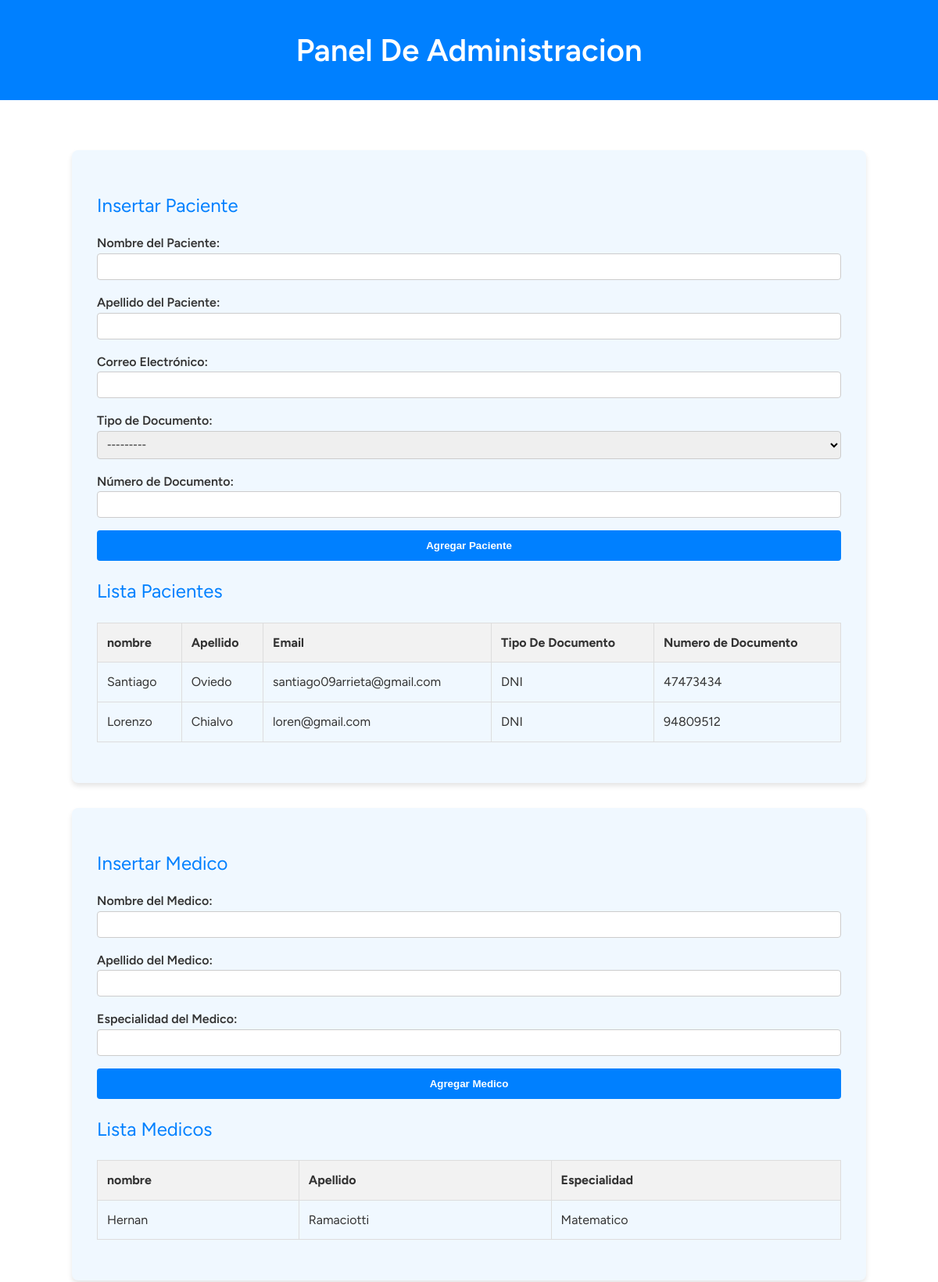
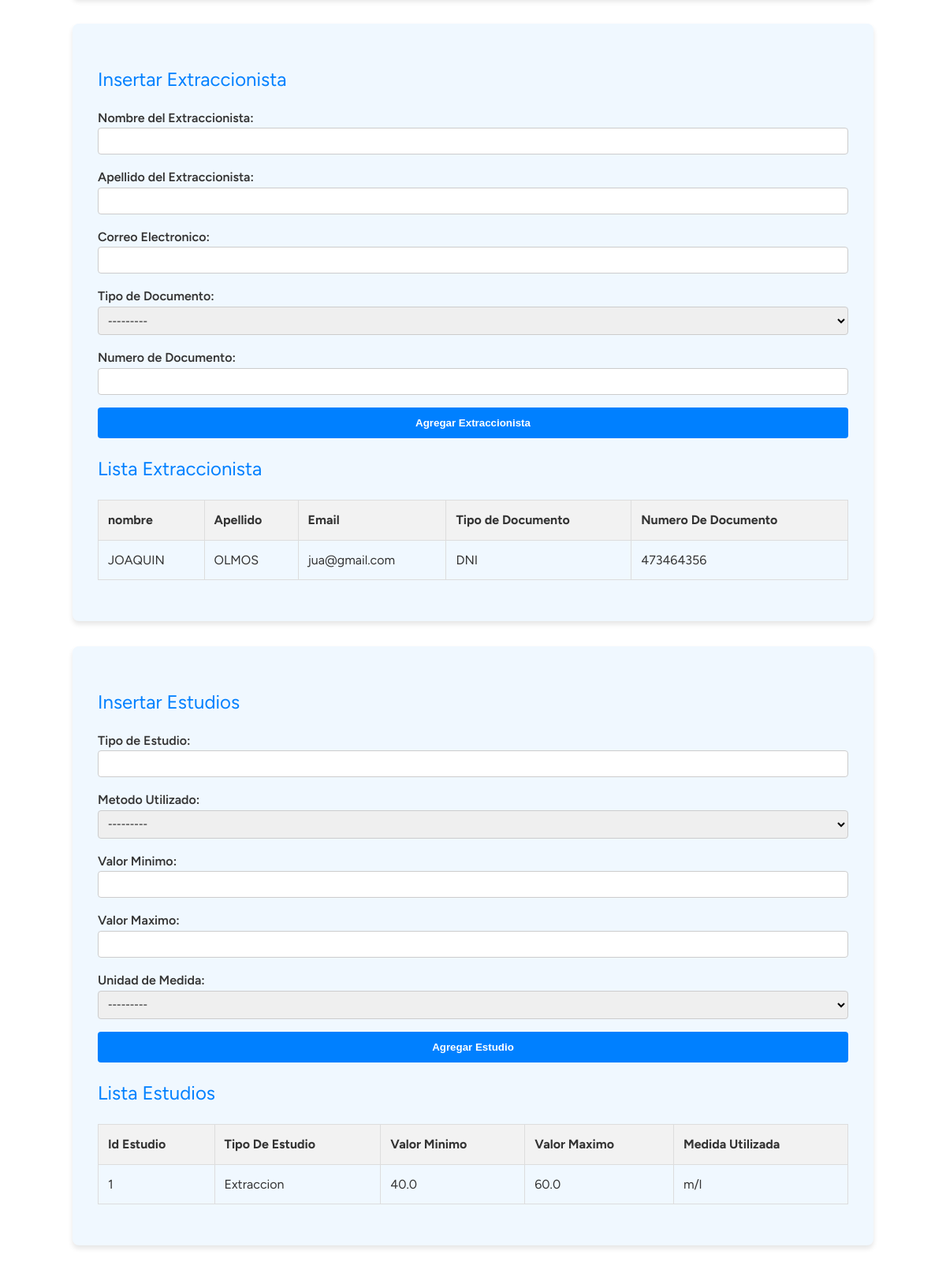
Screenshot of /insertar-datos (upper part) with the database file from the repository (2 pictures, top to bottom).
### labquim/models.py (models this page shows)
class TipoDocumento(models.Model):
    id_tipo_documento = models.AutoField(primary_key=True)
    tipo_documento = models.CharField(max_length=255)
    def __str__(self):
        return self.tipo_documento

class Paciente(models.Model):
    id_paciente = models.AutoField(primary_key=True)
    nombre = models.CharField(max_length=255)
    apellido = models.CharField(max_length=255)
    email = models.EmailField()
    id_tipo_documento = models.ForeignKey(TipoDocumento, on_delete=models.CASCADE)
    numero_documento = models.IntegerField()
    def __str__(self):
        return self.nombre

class Medico(models.Model):
    id_medico = models.AutoField(primary_key=True)
    nombre = models.CharField(max_length=255)
    apellido = models.CharField(max_length=255)
    especializacion = models.CharField(max_length=255)
    def __str__(self):
        return self.nombre

class Extraccionista(models.Model):
    id_extraccionista = models.AutoField(primary_key=True)
    nombre = models.CharField(max_length=255)
    apellido = models.CharField(max_length=255)
    email = models.EmailField()
    id_tipo_documento = models.ForeignKey(TipoDocumento, on_delete=models.CASCADE)
    numero_documento = models.IntegerField()
    def __str__(self):
        return self.nombre

class Metodo(models.Model):
    id_metodo = models.AutoField(primary_key=True)
    descripcion = models.CharField  (max_length=255)
    def __str__(self):
        return self.descripcion

class UnidadMed(models.Model):
    cod_unidad_med = models.AutoField(primary_key=True)
    nombre = models.CharField(max_length=255)
    def __str__(self):
        return self.nombre

class Estudios(models.Model):
    id_estudio = models.AutoField(primary_key=True)
    descripcion = models.CharField(max_length=255)
    id_metodo = models.ForeignKey(Metodo, on_delete=models.CASCADE)
    valor_minimo = models.FloatField()
    valor_maximo = models.FloatField()
    cod_unidad_med = models.ForeignKey(UnidadMed, on_delete=models.CASCADE)

### labquim/views.py (the view, shortened to what this page needs)
class insertardatos(View):
    template_name = "insertdate.html"
    form_insert_p = insert_paciente
    form_insert_td = insert_type_document
    form_insert_method = insert_metodo
    form_insert_unimed = insert_unimed
    form_insert_est_soli = insert_estado_solicitud
    form_insert_est_estu=insert_estado_estudio
    form_insert_medico=insert_medico
    form_insert_extrac=insert_extraccionista
    form_insert_estudios=insert_estudios
    form_inser_soli_analisis=insert_soli_analisis
    form_insert_hist_soli=insert_hist_solicitud
    def get(self, request, *args, **kwargs):
        insert_estudios = self.form_insert_estudios()
        insert_paciente = self.form_insert_p()
        insert_metodo = self.form_insert_method()
        insert_type_document = self.form_insert_td()
        insert_unimed = self.form_insert_unimed()
        insert_estado_solicitud = self.form_insert_est_soli()
        insert_medico= self.form_insert_medico()
        insert_estado_estudio=self.form_insert_est_estu()
        insert_extraccionista=self.form_insert_extrac()
        insert_soli_analisis=self.form_inser_soli_analisis()
        insert_hist_solicitud=self.form_insert_hist_soli()
        list_hist_soli=HistorialSolicitud.objects.all()
        list_type_documents = TipoDocumento.objects.all()
        list_pacientes = Paciente.objects.all()
        list_metodos = Metodo.objects.all()
        list_unimed = UnidadMed.objects.all()
        list_estados=EstadoSolicitud.objects.all()
        list_estados_estudio=EstadoEstudio.objects.all()
        list_medicos=Medico.objects.all()
        list_extraccionistas=Extraccionista.objects.all()
        list_estudios=Estudios.objects.all()
        list_soli_analisis=SolicitudAnalisis.objects.all()
        context = {
            'form_paciente': insert_paciente,
            'form_type_document': insert_type_document,
            'type_documents': list_type_documents,
            'form_metodo': insert_metodo,
            'form_unimed': insert_unimed,
            'form_est_soli': insert_estado_solicitud,'form_extrac':insert_extraccionista,
            'form_est_estu':insert_estado_estudio,
            'form_soli_analisis':insert_soli_analisis,
            'form_medico':insert_medico,
            'form_hist_soli':insert_hist_solicitud,
            'medicos_list':list_medicos,
            'metodo_list': list_metodos,
            'unimed_list': list_unimed,
            'list_hist_soli': list_hist_soli,
            'form_insert_estudios':insert_estudios,
            'estudios_list':list_estudios,
            'list_estados_estudio':list_estados_estudio,
            'list_estados':list_estados,
            'pacientes_list': list_pacientes,
            'list_extraccionistas':list_extraccionistas,
            'list_soli_analisis':list_soli_analisis
        }
        return render(request, self.template_name, context)

### labquim/forms.py
class insert_paciente(forms.ModelForm):
    class Meta:
        model = Paciente
        fields = ['nombre', 'apellido', 'email', 'id_tipo_documento', 'numero_documento']
        labels = {
            'nombre': 'Nombre del Paciente',
            'apellido': 'Apellido del Paciente',
            'email': 'Correo Electrónico',
            'id_tipo_documento': 'Tipo de Documento',
            'numero_documento': 'Número de Documento'
        }
        widgets = {
            'nombre': forms.TextInput(attrs={'class': 'form-control'}),
            'apellido': forms.TextInput(attrs={'class': 'form-control'}),
            'email': forms.EmailInput(attrs={'class': 'form-control'}),
            'numero_documento': forms.TextInput(attrs={'class': 'form-control'}),
        }
        id_tipo_documento = forms.ModelChoiceField(
            queryset=TipoDocumento.objects.all(),
            widget=forms.Select(attrs={'class': 'form-control'}),
            empty_label="Seleccione un tipo de documento"
        )

class insert_type_document(forms.ModelForm):
    class Meta:
        model = TipoDocumento
        fields = ['tipo_documento']
        widgets = {'tipo_documento': forms.TextInput(attrs={'class': 'form-control'})}

### labquim/models.py (called while the page is built)
    def __str__(self):
        return self.estado

    def __str__(self):
        return str(self.id_soli_analisis)

### labquim/templates/insertdate.html (shortened to what this page needs)
{% load static %}
<!DOCTYPE html>
<html lang="es">
<head>
</head>
<body>
    <header>
        <h1>Panel De Administracion</h1>
    </header>
    <main class="container">
        <section class="form-section">
            <h2>Insertar Paciente</h2>
            <form method="post">
                {{ form_paciente.as_div }}
                <button type="submit">Agregar Paciente</button>
            </form>
            <h2>Lista Pacientes</h2>
            <table>
                <thead>
                    <tr>
                        <th>nombre</th>
                        <th>Apellido</th>
                        <th>Email</th>
                        <th>Tipo De Documento</th>
                        <th>Numero de Documento</th>
                    </tr>
                </thead>
                <tbody>
                    {% for paciente in pacientes_list %}
                        <tr>
                            <td>{{ paciente.nombre }}</td>
                            <td>{{ paciente.apellido }}</td>
                            <td>{{ paciente.email }}</td>
                            <td>{{ paciente.id_tipo_documento }}</td>
                            <td>{{ paciente.numero_documento }}</td>
                        </tr>
                    {% empty %}
                        <tr>
                            <td colspan="12">No hay Pacientes disponibles.</td>
                        </tr>
                    {% endfor %}
                </tbody>
            </table>
        </section>
        <section class="form-section">
            <h2>Insertar Medico</h2>
            <form method="post">
                {{ form_medico.as_div }}
                <button type="submit">Agregar Medico</button>
            </form>
            <h2>Lista Medicos</h2>
            <table>
                <thead>
                    <tr>
                        <th>nombre</th>
                        <th>Apellido</th>
                        <th>Especialidad</th>
                    </tr>
                </thead>
                <tbody>
                    {% for medico in medicos_list %}
                        <tr>
                            <td>{{ medico.nombre }}</td>
                            <td>{{ medico.apellido }}</td>
                            <td>{{ medico.especializacion }}</td>
                        </tr>
                    {% empty %}
                        <tr>
                            <td colspan="12">No hay Medicos listados.</td>
                        </tr>
                    {% endfor %}
                </tbody>
            </table>
        </section>
        <section class="form-section">
            <h2>Insertar Extraccionista</h2>
            <form method="post">
                {{ form_extrac.as_div }}
                <button type="submit">Agregar Extraccionista</button>
            </form>
            <h2>Lista Extraccionista</h2>
            <table>
                <thead>
                    <tr>
                        <th>nombre</th>
                        <th>Apellido</th>
                        <th>Email</th>
                        <th>Tipo de Documento</th>
                        <th>Numero De Documento</th>
                    </tr>
                </thead>
                <tbody>
                    {% for extraccionista in list_extraccionistas %}
                        <tr>
                            <td>{{ extraccionista.nombre }}</td>
                            <td>{{ extraccionista.apellido }}</td>
                            <td>{{ extraccionista.email }}</td>
                            <td>{{ extraccionista.id_tipo_documento }}</td>
                            <td>{{ extraccionista.numero_documento }}</td>
                        </tr>
                    {% empty %}
                        <tr>
                            <td colspan="12">No hay Extraccionistas listados.</td>
                        </tr>
                    {% endfor %}
                </tbody>
            </table>
        </section>
        <section class="form-section">
            <h2>Insertar Estudios</h2>
            <form method="post">
                {{ form_insert_estudios.as_div }}
                <button type="submit">Agregar Estudio</button>
            </form>
            <h2>Lista Estudios</h2>
                <table>
                    <thead>
                        <tr>
                            <th>Id Estudio</th>
                            <th>Tipo De Estudio</th>
                            <th>Valor Minimo</th>
                            <th>Valor Maximo</th>
                            <th>Medida Utilizada</th>
                        </tr>
                    </thead>
                    <tbody>
                        {% for estudios in estudios_list %}
                            <tr>
                                <td>{{ estudios.id_estudio }}</td>
                                <td>{{ estudios.descripcion }}</td>
                                <td>{{ estudios.valor_minimo }}</td>
                                <td>{{ estudios.valor_maximo }}</td>
                                <td>{{ estudios.cod_unidad_med }}</td>
                            </tr>
                        {% empty %}
                            <tr>
                                <td colspan="12">No hay Estudios insertados.</td>
                            </tr>
                        {% endfor %}
                    </tbody>
                </table>
        </section>
    </main>
</body>
</html>

### labquim/templates/insertdate.html (style rules this page uses)
:root { --primary-color: #0080ff; --secondary-color: #f0f8ff; --text-color: #333; --background-color: #ffffff; }
* { margin: 0; padding: 0; box-sizing: border-box; }
body { font-family: 'Figtree', sans-serif; line-height: 1.6; color: var(--text-color); background-color: var(--background-color); animation: fadeIn 1s ease-out; }
.container { width: 90%; max-width: 1200px; margin: 0 auto; padding: 2rem; }
header { background-color: var(--primary-color); color: white; text-align: center; padding: 2rem 0; margin-bottom: 2rem; animation: slideIn 0.5s ease-out; }
h1 { font-weight: 600; font-size: 2.5rem; animation: slideIn 0.7s ease-out; }
h2 { margin-top: 20px; font-weight: 400; color: var(--primary-color); margin-bottom: 1rem; animation: slideIn 0.9s ease-out; }
.form-section { background-color: var(--secondary-color); border-radius: 8px; padding: 2rem; margin-bottom: 2rem; box-shadow: 0 4px 6px rgba(0, 0, 0, 0.1); transition: transform 0.3s ease, box-shadow 0.3s ease; }
form { display: grid; gap: 1rem; }
label { font-weight: 600; }
input, select, textarea { width: 100%; padding: 0.5rem; border: 1px solid #ccc; border-radius: 4px; font-family: 'Figtree', sans-serif; transition: border-color 0.3s ease, box-shadow 0.3s ease; }
button { background-color: var(--primary-color); color: white; border: none; padding: 0.75rem 1.5rem; border-radius: 4px; cursor: pointer; font-weight: 600; transition: background-color 0.3s ease, transform 0.2s ease; }
table { width: 100%; border-collapse: collapse; margin: 20px 0; animation: fadeIn 1s ease-out; }
th, td { padding: 12px; border: 1px solid #ddd; text-align: left; transition: background-color 0.3s ease; }
th { background-color: #f2f2f2; }
@media (min-width: 768px) { form { display: flex; flex-direction: column; flex-wrap: wrap; } }

### rows the page displays
TipoDocumento: id_tipo_documento "---------"
Paciente: nombre "Santiago", apellido "Oviedo", email "santiago09arrieta@gmail.com", id_tipo_documento "DNI", numero_documento "47473434"
Paciente: nombre "Lorenzo", apellido "Chialvo", email "loren@gmail.com", id_tipo_documento "DNI", numero_documento "94809512"
Medico: nombre "Hernan", apellido "Ramaciotti", especializacion "Matematico"
Extraccionista: nombre "JOAQUIN", apellido "OLMOS", email "jua@gmail.com", id_tipo_documento "DNI", numero_documento "473464356"
Metodo: id_metodo "---------"
UnidadMed: cod_unidad_med "---------"
Estudios: id_estudio "1", descripcion "Extraccion", valor_minimo "40.0", valor_maximo "60.0", cod_unidad_med "m/l"
